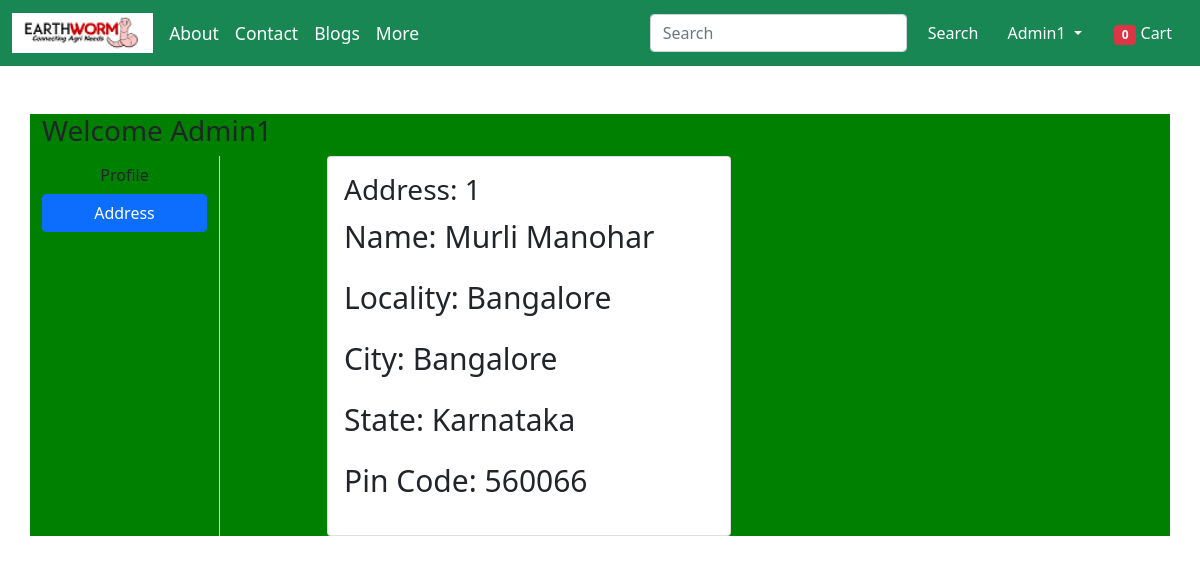
Page /address/ (signed in) on the committed database.
### Jai_Kisan/models.py (models this page shows, shortened)
class Customer(models.Model):
 user = models.ForeignKey(User, on_delete=models.CASCADE)
 name = models.CharField(max_length=200)
 locality = models.CharField(max_length=200)
 city = models.CharField(max_length=50)
 zipcode = models.IntegerField()
 state = models.CharField(choices=STATE_CHOICES, max_length=50)

### Jai_Kisan/views.py (the view)
# urls.py: path('address/', views.address, name='address'),
@login_required
def address(request):
	totalitem = 0
	if request.user.is_authenticated:
		totalitem = len(Item.objects.filter(user=request.user))
	add = Customer.objects.filter(user=request.user)
	return render(request, 'Jai_Kisan/address.html', {'add':add, 'active':'btn-primary', 'totalitem':totalitem})

### Jai_Kisan/templates/Jai_Kisan/address.html (shortened to what this page needs)
{% extends 'Jai_Kisan/base1.html' %}
{% load static %}
{% block main-content %}
<div class="container my-5">
 <div class="row">
 <h3>Welcome <span class="text-capitalize">{{request.user}}</span></h3>
  <div class="col-sm-2 border-end">
   <ul class="list-unstyled">
    <li class="d-grid"><a href="{% url 'profile' %}" class="btn">Profile</a></li>
    <li class="d-grid"><a href="{% url 'address' %}" class="btn {{active}}">Address</a></li>
   </ul>
  </div>
  <div class="col-sm-9 offset-sm-1">
   <div class="row">
    {% for ad in add %}
     <div class="col-sm-6">
     <div class="card">
      <div class="card-body">
       <h3>Address: {{ forloop.counter }}</h3>
       <p>Name: {{ad.name}}</p>
       <p>Locality: {{ad.locality}}</p>
       <p>City: {{ad.city}}</p>
       <p>State: {{ad.state}}</p>
       <p>Pin Code: {{ad.zipcode}}</p>
      </div>
     </div>
    </div>
    {% endfor %}
   </div>
  </div>
 </div>
</div>
{% endblock main-content %}

### Jai_Kisan/templates/Jai_Kisan/base1.html (shortened to what this page needs)
<!doctype html>
{% load static %}
<html lang="en">
  <head>
    <link href=https://cdn.jsdelivr.net/npm/bootstrap@5.0.0-beta1/dist/css/bootstrap.min.css rel="stylesheet"
>
    <link rel="stylesheet" href="{% static 'Jai_Kisan/css/all.min.css' %}">
    <link rel="stylesheet" href="{% static 'Jai_Kisan/css/style.css' %}">
    <link rel="stylesheet" href="{% static 'Jai_Kissan/css/homestyle.css' %}">
  </head>
  <body>
    <nav class="navbar sticky-top navbar-expand-lg navbar-dark bg-success">
    <div class="container-fluid">
        <a class="navbar-brand" href="/"><img src="{% static 'Jai_Kisan/images/smalllogomaker-053022-1137-6176.png'%}" style="height: 40px"></a>
        <a class="navbar-brand" href="/"><small>About</small></a>
        <a class="navbar-brand" href="/"><small>Contact</small></a>
        <a class="navbar-brand" href="/"><small>Blogs</small></a>
        <a class="navbar-brand" href="/"><small>More</small></a>
    <div class="collapse navbar-collapse" id="navbarSupportedContent">
      <form class="d-flex">
        <input class="form-control me-2" type="search" placeholder="Search" aria-label="Search">
        <button class="btn btn-success" type="submit">Search</button>
      </form>
      <div>
        <ul class="navbar-nav me-auto mb-2 mb-lg-0">
          {% if request.user.is_authenticated %}
           <li class="nav-item dropdown mx-2">
              <a class="nav-link dropdown-toggle text-white" href="#" id="profileDropdown" role="button"
                 data-bs-toggle="dropdown" aria-expanded="false">
                {{request.user.username|capfirst}}
              </a>
            </li>
          <li class="nav-item mx-2">
              <a href="{% url 'showcart' %}" class="nav-link text-white"><span class="badge bg-danger">{{totalitem}}</span> Cart </a>
            </li>
            {% endif %}
          </ul>
       </div>
        </div>
  </div>
</nav>
    {% block main-content %} {% endblock main-content %}
  </body>
</html>

### Jai_Kisan/static/Jai_Kisan/css/homestyle.css (style rules this page uses)
.row { font-size: 30px; background-color: green; }

### rows in the picture
Customer: name "Murli Manohar", locality "Bangalore", city "Bangalore", state "Karnataka", zipcode "560066"

### other values in the picture
{{ request.user.username|capfirst }} "Admin1"
{{ totalitem }} "0"
{{ request.user }} "Admin1"
